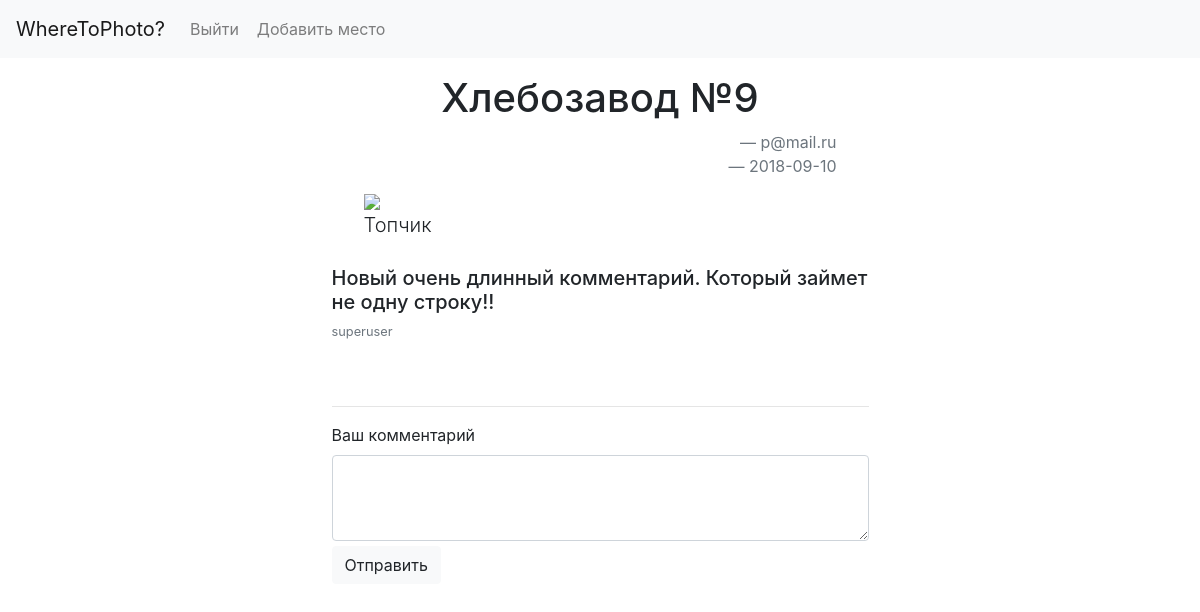
The app's page /comments/37.581660655.8067403 (signed in) with its own data.
### db_users.py (models this page shows, shortened)
class Article(Base):
    __tablename__='article'
    ID = Column(Integer, primary_key=True,autoincrement=True)
    subject = Column(String(), nullable=False)
    latitude = Column(String(), nullable=False)
    longitude = Column(String(), nullable=False)
    added_by = Column(String(), nullable=False)
    pic_url = Column(String(), nullable=False)
    description  = Column(String(), nullable=False)
    url = Column(String(), nullable=False)
    created_at = Column(Date, default=datetime.datetime.now())
    likes =  Column(Integer, nullable = False)

class Comments(Base):
    __tablename__='comments'
    id = Column(Integer, primary_key=True,autoincrement=True)
    article_id = Column(Integer, ForeignKey('article.ID',ondelete = "CASCADE"),nullable=False,)
    user = Column(String(25), nullable=False)
    text = Column(String(), nullable=False)

### app.py (the view, shortened to what this page needs)
@app.route("/comments/<path:url>",methods = ['GET','POST'])
def comments(url):
    comment = {}
    t = get_article(url)
    visibility = "visible" if check_session() else "collapse"
    comments = get_all_comments(url)
    if request.method == "GET":
        return(render("comments.html", t = t, visibility = visibility, comments = comments,
            username = escape(session['username'])))

### app.py (called while the page is built)
def render_str(template,**params):
   t = jinja_env.get_template(template)
   return t.render(params)

def render(template, **kw):
   return render_str(template, **kw)

def check_session():
    if 'username' in session:
        username = escape(session['username'])
        return True
    return False

### db_process.py (called while the page is built)
def init_db(db_name = 'sqlite:///users.db'):
	engine = create_engine(db_name,connect_args={'check_same_thread': False})
	Base.metadata.bind = engine
	DBSession = sessionmaker(bind=engine, autoflush = True)
	session = DBSession()
	return session

def get_article(url):
	session = init_db()
	art = session.query(Article.subject, Article.latitude,
		Article.longitude, Article.added_by, Article.pic_url,
		Article.description,Article.created_at).filter(Article.url == url).order_by(Article.ID)
	return art.one_or_none()

def get_all_comments(url):
	session = init_db()
	post_id = session.query(Article.ID).filter(Article.url == url)
	comments = session.query(Comments.text, Comments.user, Comments.id).filter(Comments.article_id == post_id).all()
	return comments

### templates/comments.html (shortened to what this page needs)
<!DOCTYPE html>
<html>
<head>
  {% include "cssjs.html" %}
</head>
<body>
  {% include "navbar.html" %}
  <div class="container" style="max-width: 537px; margin-bottom: 0px; ">
  <div class="jumbotron" align="center" style="margin-bottom: 5px; padding-bottom: 5px;">
    <a name="{{t[0]}}"><h1 align="center" >{{t[0]}}</h1></a>
      <blockquote class="blockquote text-right">
        <footer class="blockquote-footer">{{t[3]}}</footer>
        <footer class="blockquote-footer">{{t[6]}}</footer>
      </blockquote>
        {% if t[4][:4] == "http" %}
          <img align="center" src="{{t[4]}}">
        {% else %}
          {% include "instagram.html" %}
        {% endif %}
        <p align="left" class="lead" >{{t[5]}}</p>
      </div>
      {% for comment in comments  %}
        <ul class="list-group">
      <div class="d-flex w-100 justify-content-between">
      <h5 class="mb-1">{{comment[0]}}</h5>
      </div>
        <small class="text-muted">{{comment[1]}}</small>
        </ul>
        <hr>
      {% endfor %}
      <form method="POST">
        <div class="form-group">
          <label for="commentForm">Ваш комментарий</label>
          <textarea class="form-control" name="text" id="commentForm" rows="3" style="margin-bottom: 5px;"></textarea>
          <button type="submit" class="btn btn-light" name = "add_comment_button" align = right value="{{ t[2]~t[1] }}">Отправить</button>
        </div>
      </form>
    </div>
</body>
</html>

### templates/cssjs.html (style rules this page uses)
.jumbotron { background-color: #ffff; padding-left: auto; padding-right: auto; overflow: auto; min-width: 326px; margin-top:10px; //margin-right: 5%; border-radius: 10px; }
.container { padding: 0px; margin-top: 5px; }
img { max-width:100%;height:auto;margin: auto;float: none;display: block; margin: 0 auto; }

### records on screen
Article: subject "Хлебозавод №9", added_by "p@mail.ru", description "Топчик"
Comments: text "Новый очень длинный комментарий. Который займет не одну строку!!", user "superuser"

### other values on screen
{{ t[6] }} "2018-09-10"
